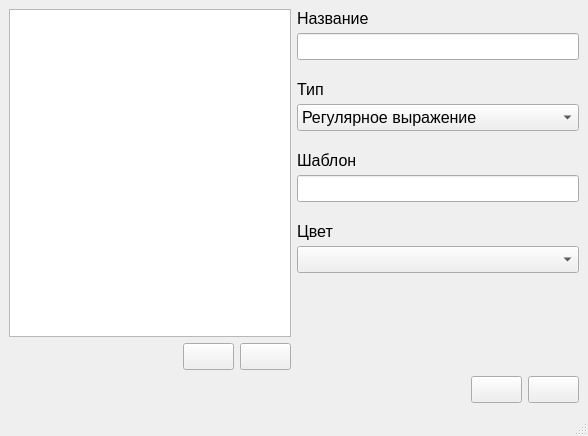
<?xml version="1.0" encoding="UTF-8"?>
<ui version="4.0">
 <class>HighlightPatternWindow</class>
 <widget class="QMainWindow" name="HighlightPatternWindow">
  <property name="geometry">
   <rect>
    <x>0</x>
    <y>0</y>
    <width>588</width>
    <height>436</height>
   </rect>
  </property>
  <property name="font">
   <font>
    <pointsize>12</pointsize>
   </font>
  </property>
  <property name="windowTitle">
   <string>Шаблоны полиска</string>
  </property>
  <widget class="QWidget" name="centralwidget">
   <layout class="QVBoxLayout" name="verticalLayout_7">
    <item>
     <layout class="QHBoxLayout" name="horizontalLayout_3">
      <item>
       <layout class="QVBoxLayout" name="verticalLayout_2">
        <item>
         <widget class="QListView" name="patternListView">
          <property name="font">
           <font>
            <pointsize>12</pointsize>
           </font>
          </property>
         </widget>
        </item>
        <item>
         <layout class="QHBoxLayout" name="horizontalLayout_2">
          <item>
           <spacer name="horizontalSpacer_2">
            <property name="orientation">
             <enum>Qt::Horizontal</enum>
            </property>
            <property name="sizeHint" stdset="0">
             <size>
              <width>40</width>
              <height>20</height>
             </size>
            </property>
           </spacer>
          </item>
          <item>
           <widget class="QPushButton" name="btnAdd">
            <property name="toolTip">
             <string>Добавить шаблон</string>
            </property>
            <property name="text">
             <string/>
            </property>
            <property name="icon">
             <iconset resource="../icons.qrc">
              <normaloff>:/images/icons/add.png</normaloff>:/images/icons/add.png</iconset>
            </property>
            <property name="iconSize">
             <size>
              <width>32</width>
              <height>32</height>
             </size>
            </property>
           </widget>
          </item>
          <item>
           <widget class="QPushButton" name="btnDelete">
            <property name="toolTip">
             <string>Удалить шаблон</string>
            </property>
            <property name="text">
             <string/>
            </property>
            <property name="icon">
             <iconset resource="../icons.qrc">
              <normaloff>:/images/icons/edit-delete.png</normaloff>:/images/icons/edit-delete.png</iconset>
            </property>
            <property name="iconSize">
             <size>
              <width>32</width>
              <height>32</height>
             </size>
            </property>
           </widget>
          </item>
         </layout>
        </item>
       </layout>
      </item>
      <item>
       <layout class="QVBoxLayout" name="verticalLayout_6">
        <property name="spacing">
         <number>20</number>
        </property>
        <item>
         <layout class="QVBoxLayout" name="verticalLayout">
          <property name="spacing">
           <number>5</number>
          </property>
          <item>
           <widget class="QLabel" name="lblName">
            <property name="text">
             <string>Название</string>
            </property>
           </widget>
          </item>
          <item>
           <widget class="QLineEdit" name="edName"/>
          </item>
         </layout>
        </item>
        <item>
         <layout class="QVBoxLayout" name="verticalLayout_3">
          <property name="spacing">
           <number>5</number>
          </property>
          <item>
           <widget class="QLabel" name="lblType">
            <property name="text">
             <string>Тип</string>
            </property>
           </widget>
          </item>
          <item>
           <widget class="QComboBox" name="cmbType">
            <property name="currentIndex">
             <number>0</number>
            </property>
            <item>
             <property name="text">
              <string>Регулярное выражение</string>
             </property>
            </item>
           </widget>
          </item>
         </layout>
        </item>
        <item>
         <layout class="QVBoxLayout" name="verticalLayout_4">
          <property name="spacing">
           <number>5</number>
          </property>
          <item>
           <widget class="QLabel" name="lblPattern">
            <property name="text">
             <string>Шаблон</string>
            </property>
           </widget>
          </item>
          <item>
           <widget class="QLineEdit" name="edPattern"/>
          </item>
         </layout>
        </item>
        <item>
         <layout class="QVBoxLayout" name="verticalLayout_5">
          <property name="spacing">
           <number>5</number>
          </property>
          <item>
           <widget class="QLabel" name="lblColor">
            <property name="text">
             <string>Цвет</string>
            </property>
           </widget>
          </item>
          <item>
           <widget class="QColorBox" name="cmbColor"/>
          </item>
         </layout>
        </item>
        <item>
         <spacer name="verticalSpacer">
          <property name="orientation">
           <enum>Qt::Vertical</enum>
          </property>
          <property name="sizeHint" stdset="0">
           <size>
            <width>20</width>
            <height>40</height>
           </size>
          </property>
         </spacer>
        </item>
       </layout>
      </item>
     </layout>
    </item>
    <item>
     <layout class="QHBoxLayout" name="horizontalLayout">
      <item>
       <spacer name="horizontalSpacer">
        <property name="orientation">
         <enum>Qt::Horizontal</enum>
        </property>
        <property name="sizeHint" stdset="0">
         <size>
          <width>40</width>
          <height>20</height>
         </size>
        </property>
       </spacer>
      </item>
      <item>
       <widget class="QPushButton" name="btnApply">
        <property name="toolTip">
         <string>Сохранить изменения</string>
        </property>
        <property name="text">
         <string/>
        </property>
        <property name="icon">
         <iconset resource="../icons.qrc">
          <normaloff>:/images/icons/apply.png</normaloff>:/images/icons/apply.png</iconset>
        </property>
        <property name="iconSize">
         <size>
          <width>32</width>
          <height>32</height>
         </size>
        </property>
       </widget>
      </item>
      <item>
       <widget class="QPushButton" name="btnCancel">
        <property name="toolTip">
         <string>Закрыть без сохранения</string>
        </property>
        <property name="icon">
         <iconset resource="../icons.qrc">
          <normaloff>:/images/icons/cancel.png</normaloff>:/images/icons/cancel.png</iconset>
        </property>
        <property name="iconSize">
         <size>
          <width>32</width>
          <height>32</height>
         </size>
        </property>
       </widget>
      </item>
     </layout>
    </item>
   </layout>
  </widget>
  <widget class="QMenuBar" name="menubar">
   <property name="geometry">
    <rect>
     <x>0</x>
     <y>0</y>
     <width>588</width>
     <height>22</height>
    </rect>
   </property>
  </widget>
  <widget class="QStatusBar" name="statusbar"/>
 </widget>
 <customwidgets>
  <customwidget>
   <class>QColorBox</class>
   <extends>QComboBox</extends>
   <header>widgets/qcolorbox.h</header>
  </customwidget>
 </customwidgets>
 <resources>
  <include location="../icons.qrc"/>
 </resources>
 <connections/>
</ui>
